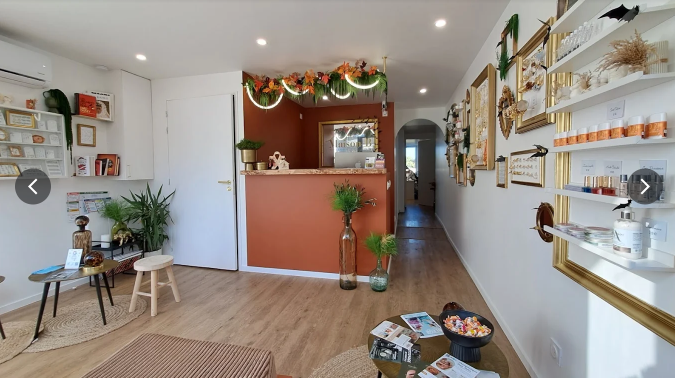
#> input picture images/originals/interieur-original.png, 1350 x 756 px (shown at 1/2 size)
$ python clean-photos.py
#> lines starting #> are read from the running program, lines starting #| are printed output that depends on the picture; after the words box and inside, x2 and y2 are one past the last pixel; in counts of white or black regions, pixels touching at a corner belong together
#!/usr/bin/env python3
"""Remove capture UI from the client's real photos, without retouching the subject.

interieur: two translucent carousel buttons (dark disc + white chevron). The disc
is un-blended (observed = (1 - a) * photo + a * k), the chevron is inpainted.
Output goes to scripts/out/clean/, read by prepare-images.py.

~/anaconda3/bin/python3 scripts/clean-photos.py
"""
from pathlib import Path

import cv2
import numpy as np

ROOT = Path(__file__).resolve().parents[1]
OUT = ROOT / "scripts/out/clean"


def fit_disc(img, cx, cy, r_guess):
    """Refine the disc centre/radius on the luminance step at its rim."""
    gray = cv2.cvtColor(img, cv2.COLOR_BGR2GRAY)
    best = None
    for dx in range(-4, 5):
        for dy in range(-4, 5):
            for r in np.arange(r_guess - 4, r_guess + 4.5, 0.5):
                x, y = cx + dx, cy + dy
                ang = np.linspace(0, 2 * np.pi, 180, endpoint=False)
                inner = gray[(y + (r - 2) * np.sin(ang)).astype(int), (x + (r - 2) * np.cos(ang)).astype(int)]
                outer = gray[(y + (r + 2) * np.sin(ang)).astype(int), (x + (r + 2) * np.cos(ang)).astype(int)]
                score = float(np.median(outer.astype(int) - inner.astype(int)))
                if best is None or score > best[0]:
                    best = (score, x, y, r)
    return best[1:]


def remove_button(img, cx, cy, r):
    h, w = img.shape[:2]
    yy, xx = np.mgrid[0:h, 0:w]
    d = np.hypot(xx - cx, yy - cy)
    ring_in = (d > r - 7) & (d < r - 3)
    ring_out = (d > r + 3) & (d < r + 7)
    f = img.astype(np.float32)
    # k = 0 (black overlay): (1 - a) = inner / outer, per channel, robust median
    t = np.median(f[ring_in], axis=0) / np.maximum(np.median(f[ring_out], axis=0), 1)
    t = float(np.clip(np.mean(t), 0.2, 0.95))
    alpha = np.clip((r + 1.2 - d) / 2.4, 0, 1)[..., None]   # anti-aliased rim
    scale = 1 / (1 - alpha * (1 - t))
    out = np.clip(f * scale, 0, 255).astype(np.uint8)
    # chevron: bright pixels inside the disc after un-blending + a rim band
    gray = cv2.cvtColor(img, cv2.COLOR_BGR2GRAY)
    chevron = ((d < r - 4) & (gray > 175)).astype(np.uint8) * 255
    chevron = cv2.dilate(chevron, np.ones((5, 5), np.uint8))
    rim = ((d > r - 3.5) & (d < r + 3.5)).astype(np.uint8) * 255
    mask = cv2.bitwise_or(chevron, rim)
    out = cv2.inpaint(out, mask, 5, cv2.INPAINT_TELEA)
    return out, t


def main():
    OUT.mkdir(parents=True, exist_ok=True)
    src = cv2.imread(str(ROOT / "images/originals/interieur-original.png"), cv2.IMREAD_COLOR)
#> src is the input picture: shape (756, 1350, 3); mean B, G, R 131.9, 140.4, 151.1
    img = src.copy()
    for guess in [(66, 373, 36), (1291, 373, 36)]:
        cx, cy, r = fit_disc(img, *guess)
        img, t = remove_button(img, cx, cy, r)
        print(f"button at ({cx}, {cy}) r={r} transmission={t:.2f}")
#> this loop made 2 passes
#> (cx, cy, r, t) on passes 1 to 2: (66, 373, 35.5, 0.518), (1289, 373, 36, 0.479)
#| button at (66, 373) r=35.5 transmission=0.52
#| button at (1289, 373) r=36.0 transmission=0.48
#> pass 1, in fit_disc, `gray = cv2.cvtColor(img, cv2.COLOR_BGR2GRAY)`:
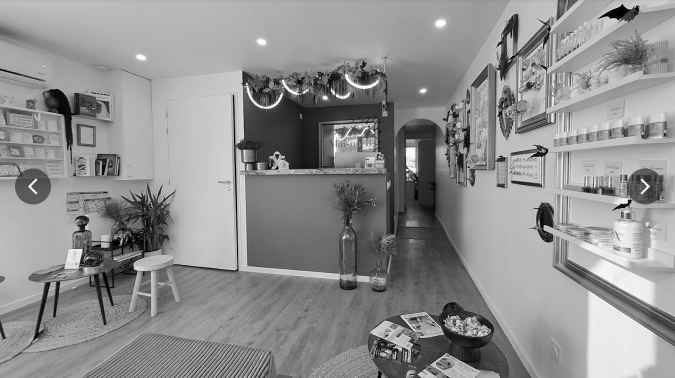
#> gray: shape (756, 1350) (shown at 1/2 size); min 0, max 255, mean 142.6
#> pass 1, in remove_button, `d = np.hypot(xx - cx, yy - cy)`:
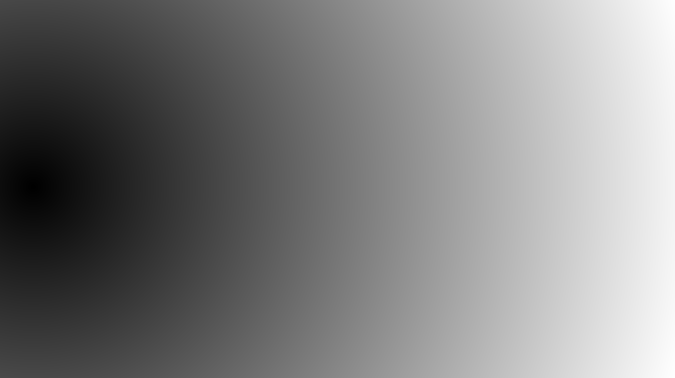
#> d: shape (756, 1350) float64 (shown at 1/2 size); min 0, max 1338.7, mean 668.4; drawn with min black and max white
#> pass 1, in remove_button, `ring_in = (d > r - 7) & (d < r - 3)`:
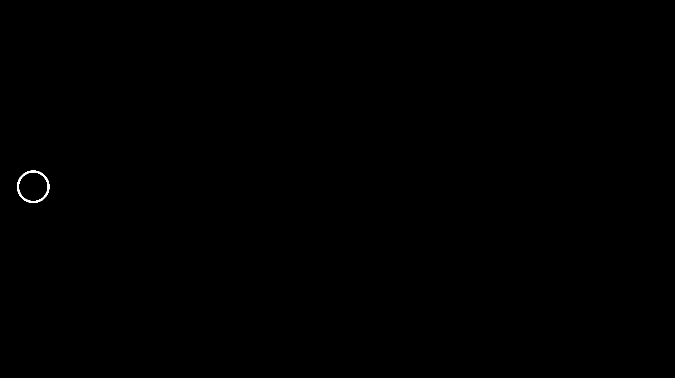
#> ring_in: shape (756, 1350) bool (shown at 1/2 size); 0.07% white; 1 white region, box (x1, y1, x2, y2) and area: (34, 341, 99, 406) 752
#> pass 1, in remove_button, `ring_out = (d > r + 3) & (d < r + 7)`:
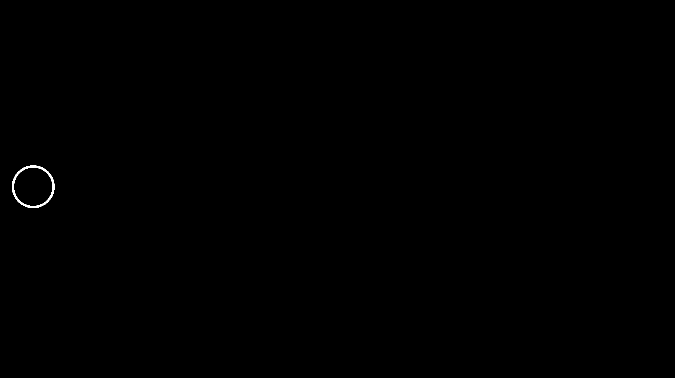
#> ring_out: shape (756, 1350) bool (shown at 1/2 size); 0.1% white; 1 white region, box (x1, y1, x2, y2) and area: (24, 331, 109, 416) 1012
    cv2.imwrite(str(OUT / "interieur.png"), img)
    crops = [img[300:450, 0:150], img[300:450, 1215:1350]]
    before = [src[300:450, 0:150], src[300:450, 1215:1350]]
    sheet = np.vstack([np.hstack([cv2.resize(b, None, fx=3, fy=3), cv2.resize(a, None, fx=3, fy=3)])
                       for b, a in zip(before, crops)][:1])
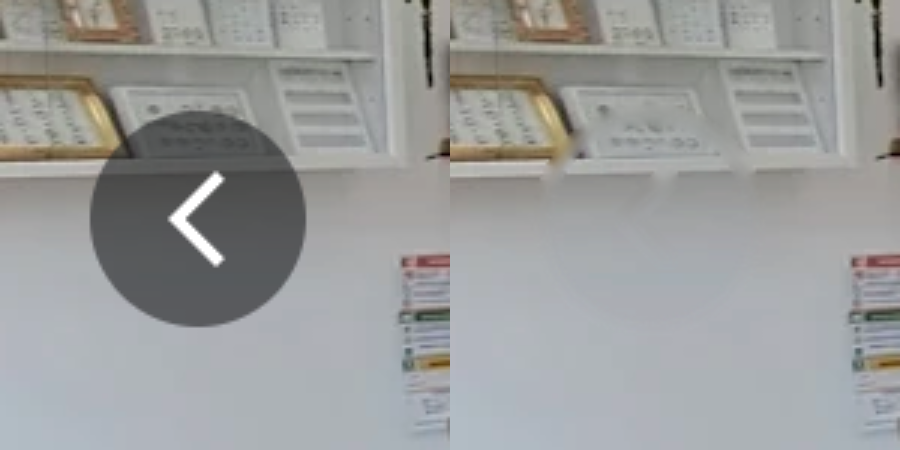
#> sheet: shape (450, 900, 3); mean of channels 0, 1, 2 155.5, 156, 154.7; drawn as B, G, R
    sheet2 = np.hstack([cv2.resize(before[1], None, fx=3, fy=3), cv2.resize(crops[1], None, fx=3, fy=3)])
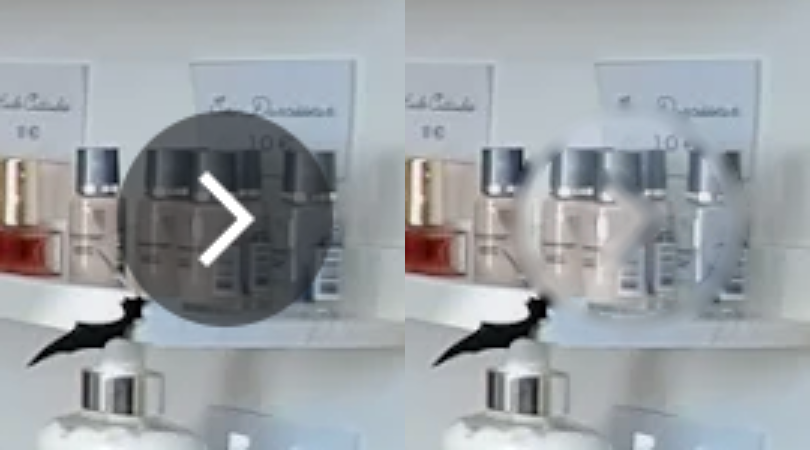
#> sheet2: shape (450, 810, 3); mean of channels 0, 1, 2 165.3, 161, 155.8; drawn as B, G, R
    cv2.imwrite(str(OUT / "check-arrows-left.jpg"), sheet)
    cv2.imwrite(str(OUT / "check-arrows-right.jpg"), sheet2)


if __name__ == "__main__":
    main()

$ run again, with images/originals/equipe-original.png copied over images/originals/interieur-original.png
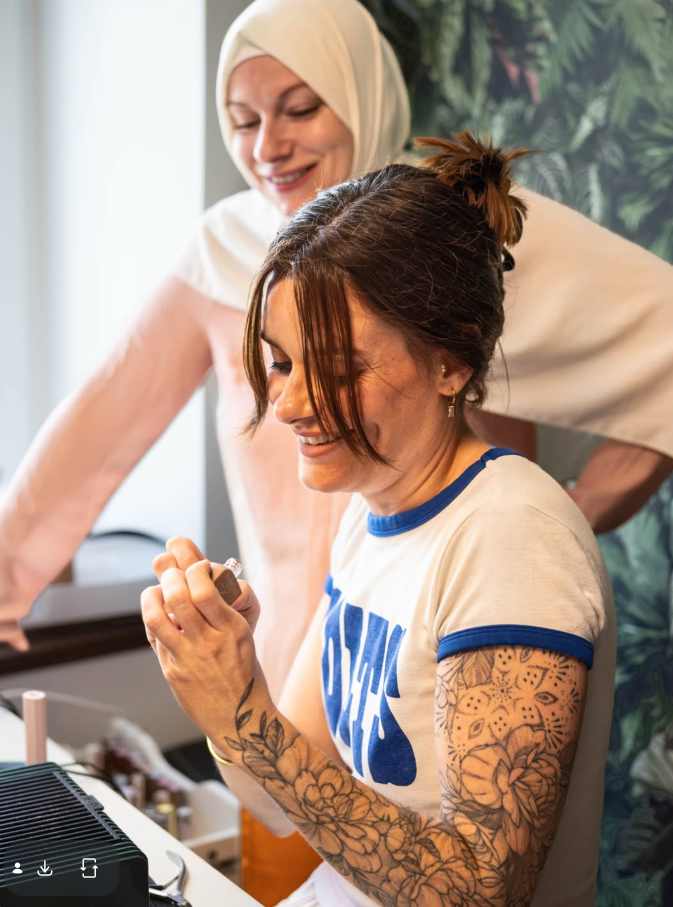
#> input picture images/originals/equipe-original.png, 1346 x 1814 px (shown at 1/2 size)
#> in main, src is the input picture: shape (1814, 1346, 3); mean B, G, R 130, 143.3, 164.7
#> the loop in main, `for guess in [(66, 373, 36), (1291, 373, 36)]:` made 2 passes
#> (cx, cy, r, t) on passes 1 to 2: (66, 374, 32.5, 0.95), (1287, 369, 38.5, 0.95)
#> (printed output is left out)
#> pass 1, in remove_button, `d = np.hypot(xx - cx, yy - cy)`:
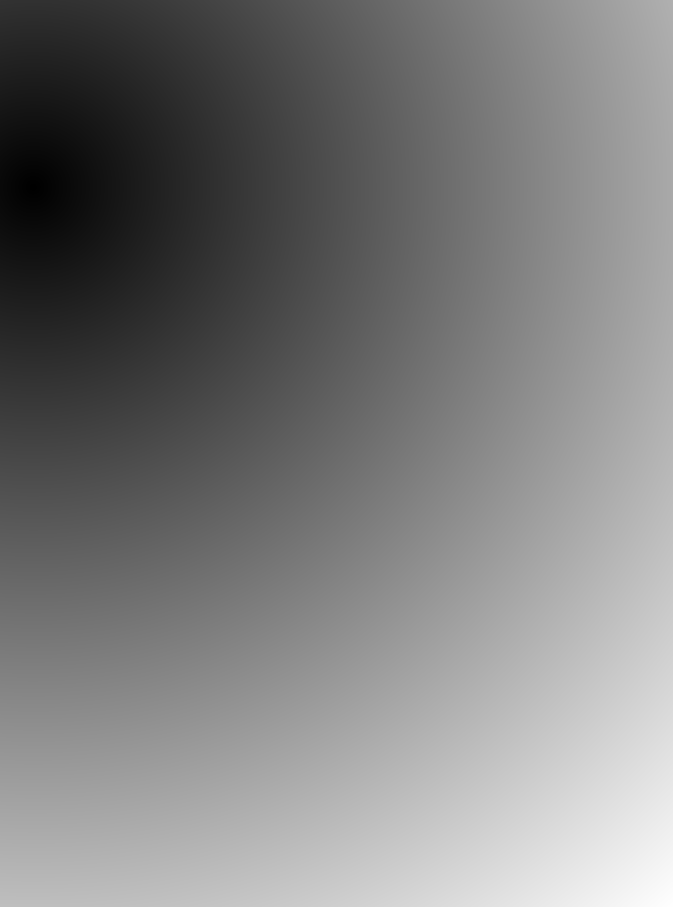
#> d: shape (1814, 1346) float64 (shown at 1/2 size); min 0, max 1925.2, mean 951.3; drawn with min black and max white
#> in main, `sheet2 = np.hstack([cv2.resize(before[1], None, fx=3, fy=3), cv2.resiz..`:
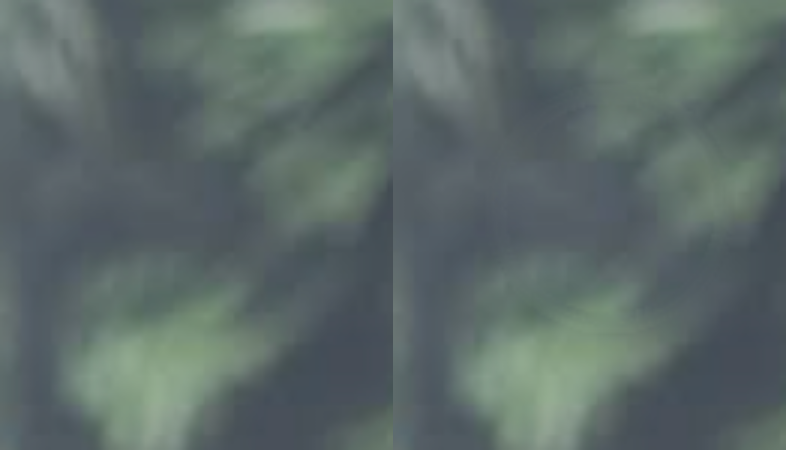
#> sheet2: shape (450, 786, 3); mean of channels 0, 1, 2 104.8, 106.6, 92.9; drawn as B, G, R
